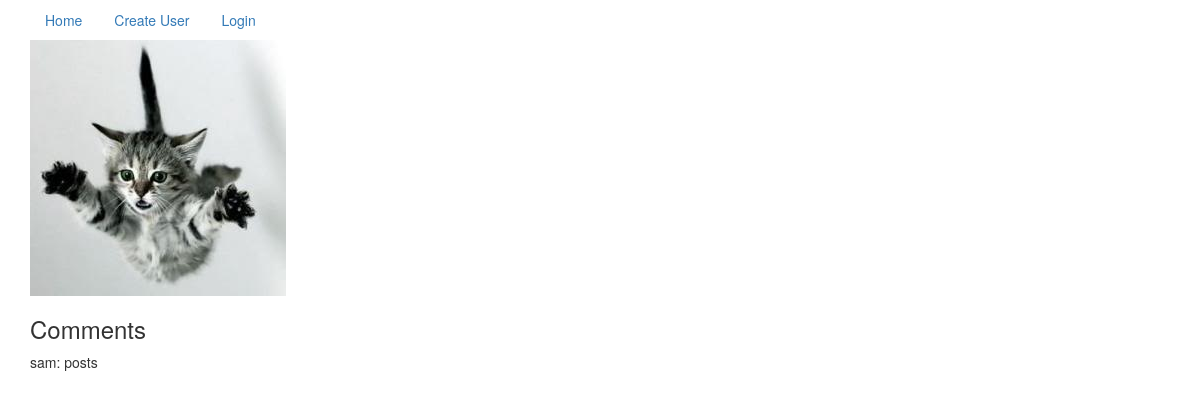
Screenshot of /image/3/ with the database file from the repository.
### notgur/models.py (models this page shows)
class Image(models.Model):
    created_user = models.ForeignKey("auth.User")
    title = models.CharField(max_length=50)
    description = models.TextField()
    created_time = models.DateTimeField(auto_now_add=True)
    picture = models.ImageField()
    def comments(self):
        return Comment.objects.filter(image=self)
    @property
    def image_url(self):
        if self.picture:
            return self.picture.url

class Comment(models.Model):
    created_user = models.ForeignKey("auth.User")
    body = models.TextField()
    created_time = models.DateTimeField(auto_now_add=True)
    image = models.ForeignKey(Image)

### notgur/views.py (the view)
# urls.py: url(r'^image/(?P<pk>\d+)/$', ImageDetailView.as_view(), name="image_detail_view"),
class ImageDetailView(DetailView):
    model = Image
    def get_context_data(self, **kwargs):
        context = super(ImageDetailView, self).get_context_data(**kwargs)
        context['form'] = CommentForm
        return context

### templates/notgur/image_detail.html (shortened to what this page needs)
{% extends 'base.html' %}
{% block content %}
<div class="container">
<img src="{{ MEDIA_URL }} {{object.image_url }}" alt="Picture of {{ object.picture }}" />
</div>
<div class="container">
  <h3>Comments</h3>
  {% for comment in object.comments %}
  {{ comment.created_user}}: {{ comment.body }}
  {% endfor %}
</div>
{% endblock %}

### templates/base.html (style rules this page uses)
body { background-color: White; }

### rows the page displays
Image: image_url (picture)
Comment: created_user "sam", body "posts"
